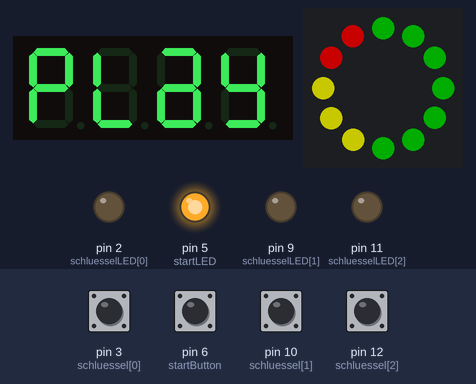
Bench run of a sketch on a simulated Arduino Uno, built with avr-gcc and run on an emulated ATmega328P. Shown: 4-digit seven-segment display, 12 RGB LEDs in a ring, first at the top, clockwise, output pins drawn as LEDs (lit = HIGH). Inputs (shaded band) come from the test bench; at power-on: pin 3 (schluessel[0]), pin 6 (startButton), pin 10 (schluessel[1]), pin 12 (schluessel[2]) HIGH. Dim RGB values are drawn brighter than linear; the audio player accepts every command and is not drawn; what the sketch prints to the serial monitor is not drawn.

Above: at 3.7 s.
3.8 s: pin 6 (startButton) pulled LOW for 0.15 s
At 6.6 s:
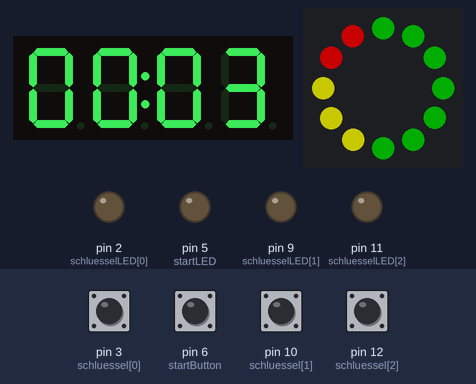
6.9 s: pin 3 (schluessel[0]) pulled LOW for 0.15 s
At 6.99 s:
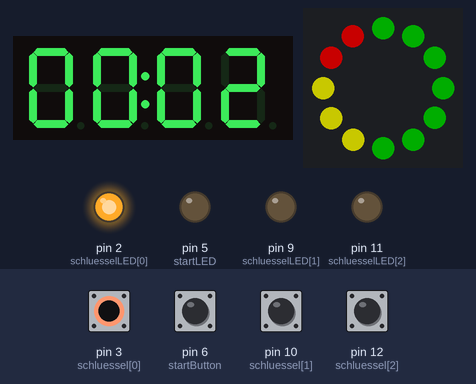
8.5 s: pin 10 (schluessel[1]) pulled LOW for 0.15 s
At 8.58 s:
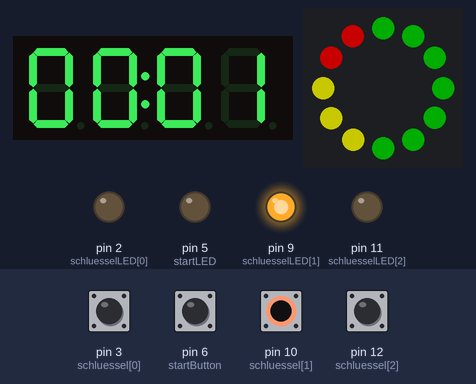
10.1 s: pin 12 (schluessel[2]) pulled LOW for 0.15 s
At 10.2 s:
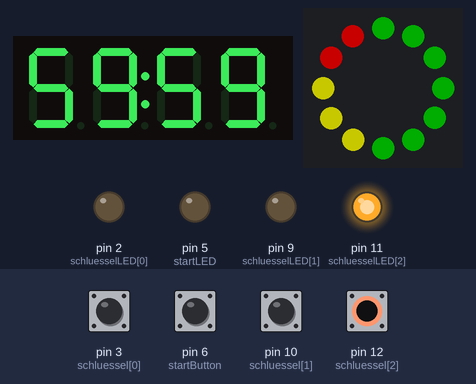
11.7 s: pin 3 (schluessel[0]) pulled LOW for 1 s
At 13.6 s:
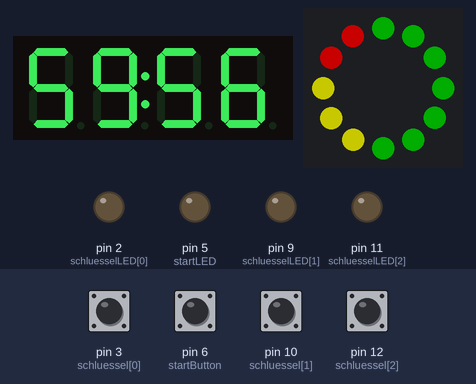
14.2 s: pin 10 (schluessel[1]) pulled LOW for 1 s
At 16.6 s:
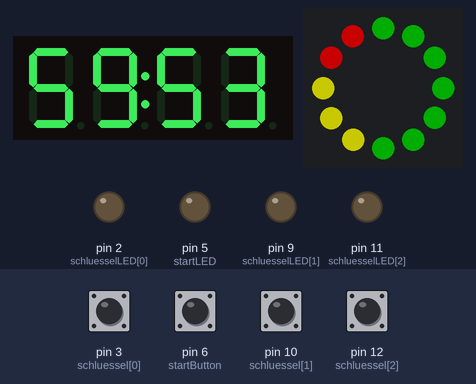
Timing chart, 0 to 17.7 s (numbered marks = the images above; inputs shaded):
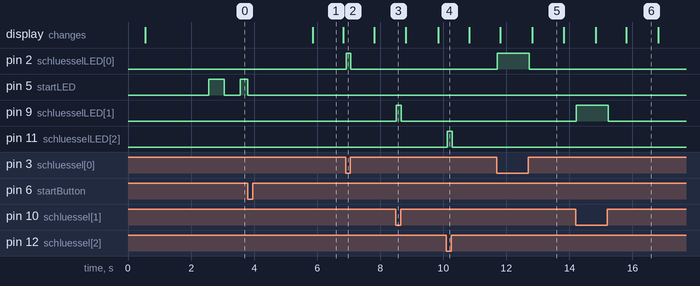

The sketch:

PuzzleBoxTimer_Ambiance.ino
```cpp
// Module connection pins (Digital Pins)
#define CLK 8
#define DIO 7
#include <FastLED.h>
#define numberOfSeconds(_time_) ((_time_ / 1000)% 60)
#define numberOfMinutes(_time_) (((_time_ / 1000)/ 60) % 60)
#include <TM1637Display.h>
#define NUM_LEDS 12 //Anzahl LEDs
#define DATA_PIN 4

CRGB leds[NUM_LEDS];
int seconds;
int minutes;
const byte startLED = 5;
const byte startButton = 6;
unsigned long startTime;
int startLEDBlink = 500;

const uint8_t OFF[] = {0, 0, 0, 0};
//                      .GFEDCBA
const uint8_t PLAY[] = {B01110011, B00111000, B01011111, B01101110};
const uint8_t LOST[] = {B00111000, B00111111, B01101101, B01111001};

TM1637Display display(CLK, DIO);

unsigned long timeLimit = 3606000;
unsigned long timeLimitLEDRing = timeLimit;
int Counter = 1;

const byte anzahlSchluessel = 3;
byte schluessel[anzahlSchluessel] = {3, 10, 12};
byte schluesselLED[anzahlSchluessel] = {2, 9, 11};
bool schluesselLastState[anzahlSchluessel] = {1, 1, 1};
bool schluesselCurrentState[anzahlSchluessel] = {1, 1, 1};
byte schluesselAlleSchluessel[anzahlSchluessel] = {0, 0, 0};


#include <Arduino.h>
#include <SoftwareSerial.h>
#include <DFRobotDFPlayerMini.h>

SoftwareSerial mySoftwareSerial(A0, A1); // RX, TX
DFRobotDFPlayerMini myDFPlayer;
void printDetail(uint8_t type, int value);


void setup() {
  mySoftwareSerial.begin(9600);
  Serial.begin(115200);

  Serial.println();
  Serial.println(F("DFRobot DFPlayer Mini Demo"));
  Serial.println(F("Initializing DFPlayer ... (May take 3~5 seconds)"));

  if (!myDFPlayer.begin(mySoftwareSerial)) {  //Use softwareSerial to communicate with mp3.
    Serial.println(F("Unable to begin:"));
    Serial.println(F("1.Please recheck the connection!"));
    Serial.println(F("2.Please insert the SD card!"));
    while (true) {
      delay(0); // Code to compatible with ESP8266 watch dog.
    }
  }
  Serial.println(F("DFPlayer Mini online."));

  myDFPlayer.volume(24);  //Set volume value. From 0 to 30
  pinMode(5, OUTPUT);
  pinMode(6, INPUT_PULLUP);
  display.setBrightness(0x01);
  display.setSegments(OFF);
  FastLED.addLeds<WS2812B, DATA_PIN, GRB>(leds, NUM_LEDS);  // GRB ordering is typical
  FastLED.setBrightness(100);
  for (int i = 0; i < NUM_LEDS; i++) {
    if (i < 7) {
      leds[i] = CRGB::Green;

    }    else if (i < 10) {
      leds[i] = CRGB::Yellow;
    }
    else {
      leds[i] = CRGB::Red;
    }
  }
  FastLED.show();
  startTime = millis();
  displayText();
  for (int i = 0; i < anzahlSchluessel; i++) {
    pinMode(schluessel[i], INPUT_PULLUP);
    pinMode(schluesselLED[i], OUTPUT);
  }

}


void countdown() {
  long timeRemaining = timeLimit - millis();
  while (timeRemaining > 0) {
    if (timeRemaining <= ((timeLimitLEDRing - 2000) - (Counter * ((timeLimitLEDRing - 3000) / 12))) && Counter <= 12) {
      leds[Counter - 1] = CRGB::Black;
      Counter++;
      FastLED.show();
    }
    seconds = numberOfSeconds(timeRemaining);
    minutes = numberOfMinutes(timeRemaining);

    display.showNumberDecEx(seconds, 0, true, 2, 2);
    display.showNumberDecEx(minutes, 0x40, true, 2, 0);

    timeRemaining = timeLimit - millis();
    for (int i = 0; i < anzahlSchluessel; i++) {
      schluesselCurrentState[i] = digitalRead(schluessel[i]);
      if (schluesselCurrentState[i] != schluesselLastState[i]) {
        if (schluesselCurrentState[i] == 0) {
          digitalWrite(schluesselLED[i], HIGH);
        }
        else if (schluesselCurrentState[i] == 1) {
          digitalWrite(schluesselLED[i], LOW);
        }
      }
      schluesselLastState[i] = schluesselCurrentState[i];
    }
    if (memcmp(schluesselCurrentState, schluesselAlleSchluessel, 3) == 0) {
      onSolve();
    }
  }
}
void displayText() {
  display.setSegments(PLAY);
  delay(2000);
}

void lost() {
  myDFPlayer.play(3);
  while (1) {
    fill_solid( leds, NUM_LEDS, CRGB::Red);
    FastLED.show();
    display.setSegments(OFF);
    delay(500);
    fill_solid( leds, NUM_LEDS, CRGB::Black);
    display.setSegments(LOST);
    FastLED.show();
    delay(500);
  }
}
void onSolve() {
  myDFPlayer.play(2);
  delay(50);
  myDFPlayer.volume(30);
  while (1) {
    display.setSegments(OFF);
    for (int i = 0; i < anzahlSchluessel; i++) {
      digitalWrite(schluesselLED[i], LOW);
    }
    digitalWrite(startLED, LOW);
    for (int i = 0; i < NUM_LEDS; i++) {
      leds[i] = CRGB::Black;
      FastLED.show();
      delay(50);
    }


    for (int i = 0; i < anzahlSchluessel; i++) {
      digitalWrite(schluesselLED[i], HIGH);
    }
    digitalWrite(startLED, HIGH);


    display.showNumberDecEx(seconds, 0, true, 2, 2);
    display.showNumberDecEx(minutes, 0x40, true, 2, 0);

    for (int i = 0; i < NUM_LEDS; i++) {
      leds[i] = CRGB::Green;
      FastLED.show();
      delay(50);
    }
  }
}

void loop() {
  if (digitalRead(startButton) == 1) {
    if (millis() > startTime + startLEDBlink) {
      if (digitalRead(startLED) == HIGH) {
        digitalWrite(startLED, LOW);
        startTime = millis();
      }
      else {
        digitalWrite(startLED, HIGH);
        startTime = millis();
      }
    }
  }
  else if (digitalRead(startButton) == 0) {
    digitalWrite(startLED, LOW);
    timeLimit = timeLimit + millis();
    myDFPlayer.play(1);  //Play the first mp3
    displayText();
    countdown();
    lost();
  }
}
```

Measured:
- after the input at 3.8 s, the display: changes after 2.1 s (image 1)
- after the input at 6.9 s, pin 2 (schluesselLED[0]): LOW → HIGH at once, → LOW 0.15 s later
- after the input at 8.5 s, pin 9 (schluesselLED[1]): LOW → HIGH at once, → LOW 0.15 s later
- after the input at 10.1 s, pin 11 (schluesselLED[2]): LOW → HIGH at once, → LOW 0.15 s later
- after the input at 11.7 s, pin 2 (schluesselLED[0]): LOW → HIGH at once, → LOW 1.0 s later
- after the input at 14.2 s, pin 9 (schluesselLED[1]): LOW → HIGH at once, → LOW 1.0 s later
- what the display in image 1 shows lasts 0.9 s, from 5.9 s to 6.8 s
